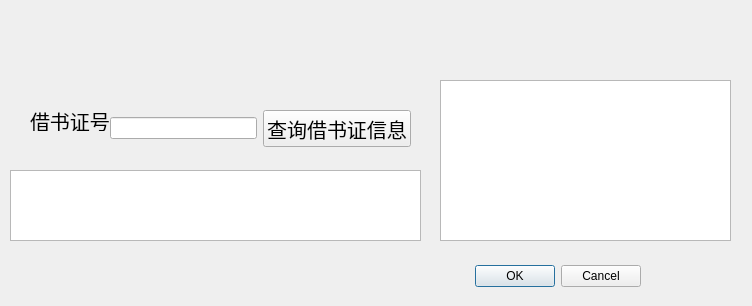
<?xml version="1.0" encoding="UTF-8"?>
<ui version="4.0">
 <class>SearchCard</class>
 <widget class="QDialog" name="SearchCard">
  <property name="geometry">
   <rect>
    <x>0</x>
    <y>0</y>
    <width>752</width>
    <height>306</height>
   </rect>
  </property>
  <property name="windowTitle">
   <string>Dialog</string>
  </property>
  <widget class="QDialogButtonBox" name="buttonBox">
   <property name="geometry">
    <rect>
     <x>300</x>
     <y>260</y>
     <width>341</width>
     <height>32</height>
    </rect>
   </property>
   <property name="orientation">
    <enum>Qt::Horizontal</enum>
   </property>
   <property name="standardButtons">
    <set>QDialogButtonBox::Cancel|QDialogButtonBox::Ok</set>
   </property>
  </widget>
  <widget class="QLabel" name="label">
   <property name="geometry">
    <rect>
     <x>30</x>
     <y>110</y>
     <width>91</width>
     <height>21</height>
    </rect>
   </property>
   <property name="font">
    <font>
     <pointsize>15</pointsize>
    </font>
   </property>
   <property name="text">
    <string>借书证号</string>
   </property>
  </widget>
  <widget class="QTableView" name="tableView">
   <property name="geometry">
    <rect>
     <x>10</x>
     <y>170</y>
     <width>411</width>
     <height>71</height>
    </rect>
   </property>
  </widget>
  <widget class="QTableView" name="tableView_2">
   <property name="geometry">
    <rect>
     <x>440</x>
     <y>80</y>
     <width>291</width>
     <height>161</height>
    </rect>
   </property>
  </widget>
  <widget class="QWidget" name="layoutWidget">
   <property name="geometry">
    <rect>
     <x>110</x>
     <y>110</y>
     <width>301</width>
     <height>37</height>
    </rect>
   </property>
   <layout class="QHBoxLayout" name="horizontalLayout">
    <item>
     <widget class="QLineEdit" name="lineEdit"/>
    </item>
    <item>
     <widget class="QPushButton" name="pushButton">
      <property name="font">
       <font>
        <pointsize>15</pointsize>
       </font>
      </property>
      <property name="text">
       <string>查询借书证信息</string>
      </property>
     </widget>
    </item>
   </layout>
  </widget>
 </widget>
 <resources/>
 <connections>
  <connection>
   <sender>buttonBox</sender>
   <signal>accepted()</signal>
   <receiver>SearchCard</receiver>
   <slot>accept()</slot>
   <hints>
    <hint type="sourcelabel">
     <x>248</x>
     <y>254</y>
    </hint>
    <hint type="destinationlabel">
     <x>157</x>
     <y>274</y>
    </hint>
   </hints>
  </connection>
  <connection>
   <sender>buttonBox</sender>
   <signal>rejected()</signal>
   <receiver>SearchCard</receiver>
   <slot>reject()</slot>
   <hints>
    <hint type="sourcelabel">
     <x>316</x>
     <y>260</y>
    </hint>
    <hint type="destinationlabel">
     <x>286</x>
     <y>274</y>
    </hint>
   </hints>
  </connection>
 </connections>
</ui>
